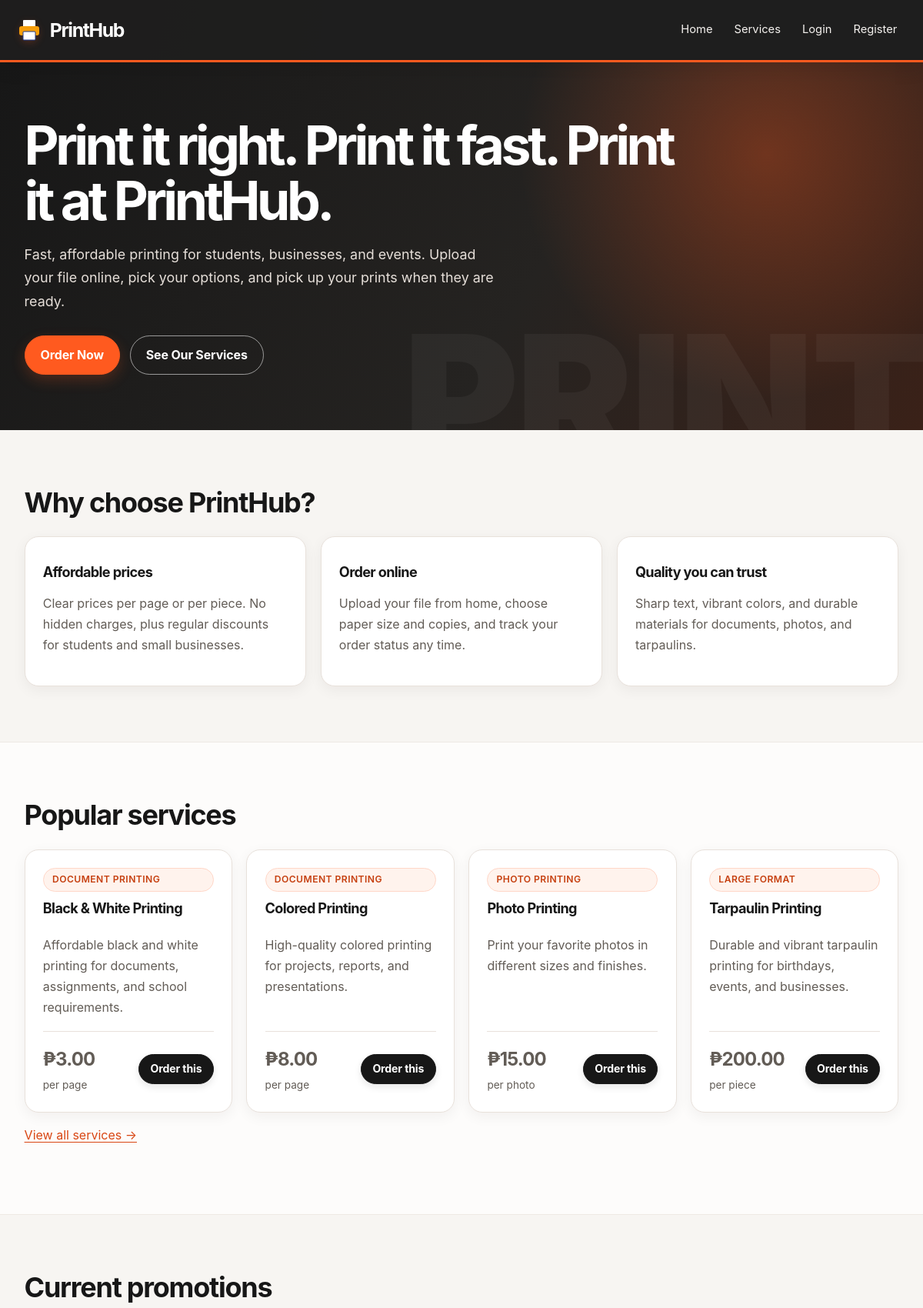
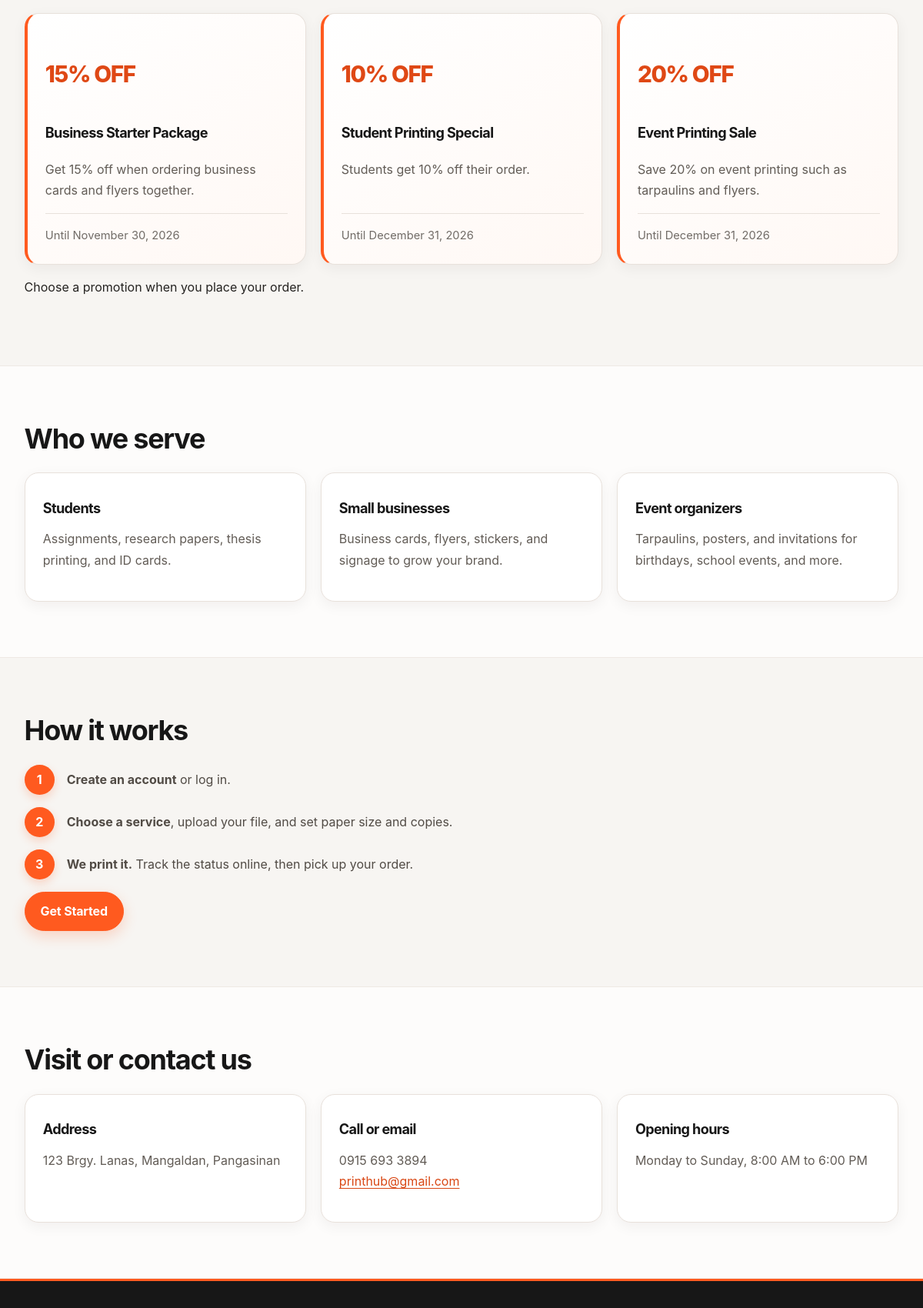
The page / (upper part) on the database its author committed (2 pictures, top to bottom).
### tables this page shows
CREATE TABLE services (
    service_id   INT           NOT NULL AUTO_INCREMENT,
    category_id  INT           NOT NULL,
    service_name VARCHAR(100)  NOT NULL,
    description  TEXT          DEFAULT NULL,
    price        DECIMAL(10,2) NOT NULL,
    unit         VARCHAR(20)   NOT NULL DEFAULT 'per piece',    
    status       ENUM('active','inactive') NOT NULL DEFAULT 'active',
    created_at   TIMESTAMP     NOT NULL DEFAULT CURRENT_TIMESTAMP,
    PRIMARY KEY (service_id),
    CONSTRAINT fk_services_category FOREIGN KEY (category_id)
        REFERENCES categories (category_id),
    CONSTRAINT chk_services_price CHECK (price >= 0)
);

CREATE TABLE categories (
    category_id   INT         NOT NULL AUTO_INCREMENT,
    category_name VARCHAR(50) NOT NULL,
    PRIMARY KEY (category_id),
    UNIQUE KEY uq_category_name (category_name)
);

CREATE TABLE promotions (
    promotion_id INT          NOT NULL AUTO_INCREMENT,
    title        VARCHAR(100) NOT NULL,
    description  TEXT         DEFAULT NULL,
    discount     DECIMAL(5,2) NOT NULL DEFAULT 0.00,      
    start_date   DATE         NOT NULL,
    end_date     DATE         NOT NULL,
    status       ENUM('active','inactive') NOT NULL DEFAULT 'active',
    PRIMARY KEY (promotion_id),
    CONSTRAINT chk_promo_discount CHECK (discount BETWEEN 0 AND 100)
);

### includes/bootstrap.php (called while the page is built, shortened)
<?php
require_once ROOT_PATH . '/includes/helpers.php';
spl_autoload_register(function (string $class): void {
    $prefix = 'PrintHub\\';
    $file = ROOT_PATH . '/src/' . substr($class, strlen($prefix)) . '.php';
});

### src/Database.php (called while the page is built, shortened)
<?php
class Database
{
    private static ?PDO $connection = null;
    public static function connect(): PDO
    {
        if (self::$connection === null) {
            try {
                $dsn = 'mysql:host=' . DB_HOST . ';dbname=' . DB_NAME . ';charset=utf8mb4';
                self::$connection = new PDO($dsn, DB_USER, DB_PASS, [
                    PDO::ATTR_ERRMODE            => PDO::ERRMODE_EXCEPTION,
                    PDO::ATTR_DEFAULT_FETCH_MODE => PDO::FETCH_ASSOC,
                    PDO::ATTR_EMULATE_PREPARES   => false,
                ]);
            } catch (PDOException $e) {
                throw new RuntimeException('Could not connect to the database. Is MySQL running and is printhub imported?');
            }
        }
        return self::$connection;
    }
}

### src/BaseModel.php (called while the page is built, shortened)
<?php
abstract class BaseModel
{
    public function __construct()
    {
        $this->db = Database::connect();
    }
}

### src/Service.php (called while the page is built, shortened)
<?php
class Service extends BaseModel
{
    public function featured(int $limit): array
    {
        return $this->db->query(
            self::SELECT . " WHERE s.status = 'active' ORDER BY s.service_id LIMIT " . (int)$limit
        )->fetchAll();
    }
}

### src/Promotion.php (called while the page is built, shortened)
<?php
class Promotion extends BaseModel
{
    public function currentlyActive(): array
    {
        return $this->db->query('SELECT * FROM promotions WHERE ' . self::RUNNING . ' ORDER BY end_date')->fetchAll();
    }
}

### index.php (the view, shortened to what this page needs)
<?php
require __DIR__ . '/includes/bootstrap.php';
$featured  = (new Service())->featured(4);
$promos    = (new Promotion())->currentlyActive();
require __DIR__ . '/includes/header.php';
?>
<section class="hero" aria-labelledby="hero-title">
    <div class="container">
        <h1 id="hero-title">Print it right. Print it fast. Print it at <?= e(SHOP_NAME) ?>.</h1>
        <p><?= e(SHOP_TAGLINE) ?> Upload your file online, pick your options, and pick up your prints when they are ready.</p>
        <div class="actions">
            <a class="btn btn-accent" href="<?= e(url('order.php')) ?>">Order Now</a>
            <a class="btn btn-outline" href="<?= e(url('services.php')) ?>">See Our Services</a>
        </div>
    </div>
</section>
<section class="section" aria-labelledby="why-title">
    <div class="container">
        <h2 id="why-title">Why choose <?= e(SHOP_NAME) ?>?</h2>
        <div class="grid grid-3">
            <div class="card"><h3>Affordable prices</h3><p>Clear prices per page or per piece. No hidden charges, plus regular discounts for students and small businesses.</p></div>
            <div class="card"><h3>Order online</h3><p>Upload your file from home, choose paper size and copies, and track your order status any time.</p></div>
            <div class="card"><h3>Quality you can trust</h3><p>Sharp text, vibrant colors, and durable materials for documents, photos, and tarpaulins.</p></div>
        </div>
    </div>
</section>
<section class="section section-alt" aria-labelledby="services-title">
    <div class="container">
        <h2 id="services-title">Popular services</h2>
        <div class="grid grid-4">
            <?php foreach ($featured as $service): ?>
                <article class="card service-card">
                    <span class="badge"><?= e($service['category_name']) ?></span>
                    <h3><?= e($service['service_name']) ?></h3>
                    <p class="service-description"><?= e($service['description']) ?></p>
                    <div class="service-card-footer">
                        <div>
                            <p class="price"><?= money($service['price']) ?></p>
                            <p class="service-unit"><?= e($service['unit']) ?></p>
                        </div>
                        <a class="btn btn-small" href="<?= e(url('order.php?service_id=' . (int)$service['service_id'])) ?>">Order this</a>
                    </div>
                </article>
            <?php endforeach; ?>
        </div>
        <p><a href="<?= e(url('services.php')) ?>">View all services &rarr;</a></p>
    </div>
</section>
<?php if ($promos): ?>
<section class="section" aria-labelledby="promo-title">
    <div class="container">
        <h2 id="promo-title">Current promotions</h2>
        <div class="grid grid-3">
            <?php foreach ($promos as $promo): ?>
                <article class="card promo promo-card">
                    <p class="discount"><?= rtrim(rtrim(number_format((float)$promo['discount'], 2), '0'), '.') ?>% OFF</p>
                    <h3><?= e($promo['title']) ?></h3>
                    <p class="promo-description"><?= e($promo['description']) ?></p>
                    <p class="promo-date">Until <?= e(date('F j, Y', strtotime($promo['end_date']))) ?></p>
                </article>
            <?php endforeach; ?>
        </div>
        <p>Choose a promotion when you place your order.</p>
    </div>
</section>
<?php endif; ?>
<section class="section section-alt" aria-labelledby="who-title">
    <div class="container">
        <h2 id="who-title">Who we serve</h2>
        <div class="grid grid-3">
            <div class="card"><h3>Students</h3><p>Assignments, research papers, thesis printing, and ID cards.</p></div>
            <div class="card"><h3>Small businesses</h3><p>Business cards, flyers, stickers, and signage to grow your brand.</p></div>
            <div class="card"><h3>Event organizers</h3><p>Tarpaulins, posters, and invitations for birthdays, school events, and more.</p></div>
        </div>
    </div>
</section>
<section class="section" aria-labelledby="how-title">
    <div class="container">
        <h2 id="how-title">How it works</h2>
        <ol class="steps">
            <li><span><strong>Create an account</strong> or log in.</span></li>
            <li><span><strong>Choose a service</strong>, upload your file, and set paper size and copies.</span></li>
            <li><span><strong>We print it.</strong> Track the status online, then pick up your order.</span></li>
        </ol>
        <a class="btn btn-accent" href="<?= e(url('register.php')) ?>">Get Started</a>
    </div>
</section>
<section class="section section-alt" id="contact" aria-labelledby="contact-title">
    <div class="container">
        <h2 id="contact-title">Visit or contact us</h2>
        <div class="grid grid-3">
            <div class="card"><h3>Address</h3><p><?= e(SHOP_ADDRESS) ?></p></div>
            <div class="card"><h3>Call or email</h3><p><?= e(SHOP_PHONE) ?><br><a href="mailto:<?= e(SHOP_EMAIL) ?>"><?= e(SHOP_EMAIL) ?></a></p></div>
            <div class="card"><h3>Opening hours</h3><p><?= e(SHOP_HOURS) ?></p></div>
        </div>
    </div>
</section>
<?php require __DIR__ . '/includes/footer.php'; ?>

### rows shown on the page
services: category.category_name "DOCUMENT PRINTING", service_name "Black & White Printing", description "Affordable black and white printing for documents, assignments, and school requirements.", price "₱3.00", unit "per page"
services: category.category_name "DOCUMENT PRINTING", service_name "Colored Printing", description "High-quality colored printing for projects, reports, and presentations.", price "₱8.00", unit "per page"
services: category.category_name "PHOTO PRINTING", service_name "Photo Printing", description "Print your favorite photos in different sizes and finishes.", price "₱15.00", unit "per photo"
services: category.category_name "LARGE FORMAT", service_name "Tarpaulin Printing", description "Durable and vibrant tarpaulin printing for birthdays, events, and businesses.", price "₱200.00", unit "per piece"
promotions: discount "15", title "Business Starter Package", description "Get 15% off when ordering business cards and flyers together.", end_date "November 30, 2026"
promotions: discount "10", title "Student Printing Special", description "Students get 10% off their order.", end_date "December 31, 2026"
promotions: discount "20", title "Event Printing Sale", description "Save 20% on event printing such as tarpaulins and flyers.", end_date "December 31, 2026"

### other values the page prints
SHOP_NAME "PrintHub"
$label "Home Services Login Register"
SHOP_TAGLINE "Fast, affordable printing for students, businesses, and events."
SHOP_ADDRESS "123 Brgy. Lanas, Mangaldan, Pangasinan"
SHOP_PHONE "0915 693 3894"
SHOP_EMAIL "printhub@gmail.com"
SHOP_HOURS "Monday to Sunday, 8:00 AM to 6:00 PM"
